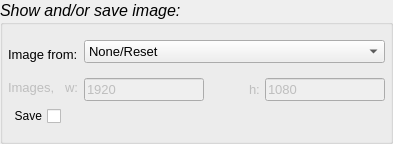
             <widget class="QGroupBox" name="groupBox_show_save_image">
              <property name="sizePolicy">
               <sizepolicy hsizetype="Expanding" vsizetype="Preferred">
                <horstretch>0</horstretch>
                <verstretch>0</verstretch>
               </sizepolicy>
              </property>
              <property name="font">
               <font>
                <pointsize>12</pointsize>
                <italic>true</italic>
               </font>
              </property>
              <property name="title">
               <string>Show and/or save image:</string>
              </property>
              <layout class="QGridLayout" name="gridLayout">
               <property name="leftMargin">
                <number>5</number>
               </property>
               <property name="topMargin">
                <number>15</number>
               </property>
               <property name="rightMargin">
                <number>5</number>
               </property>
               <property name="bottomMargin">
                <number>15</number>
               </property>
               <property name="spacing">
                <number>5</number>
               </property>
               <item row="1" column="0">
                <layout class="QVBoxLayout" name="verticalLayout_18">
                 <item>
                  <layout class="QHBoxLayout" name="horizontalLayout_26">
                   <item>
                    <layout class="QVBoxLayout" name="verticalLayout_8">
                     <item>
                      <widget class="QLabel" name="label_images_from">
                       <property name="font">
                        <font>
                         <pointsize>10</pointsize>
                         <italic>false</italic>
                        </font>
                       </property>
                       <property name="text">
                        <string>Image from:</string>
                       </property>
                      </widget>
                     </item>
                     <item>
                      <widget class="QLabel" name="label_image_w_h">
                       <property name="enabled">
                        <bool>false</bool>
                       </property>
                       <property name="font">
                        <font>
                         <pointsize>10</pointsize>
                         <italic>false</italic>
                        </font>
                       </property>
                       <property name="toolTip">
                        <string>Set the resolution of the images
Use for render images</string>
                       </property>
                       <property name="text">
                        <string>Images,   w:</string>
                       </property>
                      </widget>
                     </item>
                    </layout>
                   </item>
                   <item>
                    <layout class="QVBoxLayout" name="verticalLayout_7">
                     <item>
                      <widget class="QComboBox" name="comboBox_Images">
                       <property name="font">
                        <font>
                         <pointsize>10</pointsize>
                         <italic>false</italic>
                        </font>
                       </property>
                       <property name="toolTip">
                        <string>Select the scene type.
Use None/Reset to clear the settings.
Color 3D preview only works in FreeCAD-Link.
For Render 3D preview, install Render WB.</string>
                       </property>
                       <property name="layoutDirection">
                        <enum>Qt::LeftToRight</enum>
                       </property>
                       <item>
                        <property name="text">
                         <string>None/Reset</string>
                        </property>
                       </item>
                       <item>
                        <property name="text">
                         <string>BW 3D view</string>
                        </property>
                       </item>
                       <item>
                        <property name="text">
                         <string>Color 3D view</string>
                        </property>
                       </item>
                       <item>
                        <property name="text">
                         <string>Render 3D view</string>
                        </property>
                       </item>
                      </widget>
                     </item>
                     <item>
                      <spacer name="verticalSpacer">
                       <property name="orientation">
                        <enum>Qt::Vertical</enum>
                       </property>
                       <property name="sizeType">
                        <enum>QSizePolicy::Fixed</enum>
                       </property>
                       <property name="sizeHint" stdset="0">
                        <size>
                         <width>20</width>
                         <height>10</height>
                        </size>
                       </property>
                      </spacer>
                     </item>
                     <item>
                      <layout class="QHBoxLayout" name="horizontalLayout_25">
                       <item>
                        <widget class="QLineEdit" name="lineEdit_width">
                         <property name="enabled">
                          <bool>false</bool>
                         </property>
                         <property name="sizePolicy">
                          <sizepolicy hsizetype="Maximum" vsizetype="Fixed">
                           <horstretch>0</horstretch>
                           <verstretch>0</verstretch>
                          </sizepolicy>
                         </property>
                         <property name="maximumSize">
                          <size>
                           <width>120</width>
                           <height>16777215</height>
                          </size>
                         </property>
                         <property name="font">
                          <font>
                           <pointsize>10</pointsize>
                           <italic>false</italic>
                          </font>
                         </property>
                         <property name="toolTip">
                          <string>Set the width in pixels of the image
Use for render images</string>
                         </property>
                         <property name="text">
                          <string>1920</string>
                         </property>
                        </widget>
                       </item>
                       <item>
                        <spacer name="horizontalSpacer_3">
                         <property name="orientation">
                          <enum>Qt::Horizontal</enum>
                         </property>
                         <property name="sizeHint" stdset="0">
                          <size>
                           <width>40</width>
                           <height>20</height>
                          </size>
                         </property>
                        </spacer>
                       </item>
                       <item>
                        <widget class="QLabel" name="label_h">
                         <property name="enabled">
                          <bool>false</bool>
                         </property>
                         <property name="font">
                          <font>
                           <pointsize>10</pointsize>
                           <italic>false</italic>
                          </font>
                         </property>
                         <property name="text">
                          <string>h:</string>
                         </property>
                        </widget>
                       </item>
                       <item>
                        <widget class="QLineEdit" name="lineEdit_height">
                         <property name="enabled">
                          <bool>false</bool>
                         </property>
                         <property name="sizePolicy">
                          <sizepolicy hsizetype="Maximum" vsizetype="Fixed">
                           <horstretch>0</horstretch>
                           <verstretch>0</verstretch>
                          </sizepolicy>
                         </property>
                         <property name="maximumSize">
                          <size>
                           <width>120</width>
                           <height>16777215</height>
                          </size>
                         </property>
                         <property name="font">
                          <font>
                           <pointsize>10</pointsize>
                           <italic>false</italic>
                          </font>
                         </property>
                         <property name="toolTip">
                          <string>Set the height in pixels of the image
Use for render images</string>
                         </property>
                         <property name="text">
                          <string>1080</string>
                         </property>
                        </widget>
                       </item>
                      </layout>
                     </item>
                    </layout>
                   </item>
                  </layout>
                 </item>
                 <item>
                  <layout class="QHBoxLayout" name="horizontalLayout_27">
                   <item>
                    <widget class="QCheckBox" name="checkBox_Save_to">
                     <property name="enabled">
                      <bool>true</bool>
                     </property>
                     <property name="font">
                      <font>
                       <pointsize>9</pointsize>
                       <italic>false</italic>
                      </font>
                     </property>
                     <property name="toolTip">
                      <string>Enable it to save the images created</string>
                     </property>
                     <property name="layoutDirection">
                      <enum>Qt::RightToLeft</enum>
                     </property>
                     <property name="text">
                      <string>Save</string>
                     </property>
                    </widget>
                   </item>
                   <item>
                    <spacer name="horizontalSpacer_6">
                     <property name="orientation">
                      <enum>Qt::Horizontal</enum>
                     </property>
                     <property name="sizeHint" stdset="0">
                      <size>
                       <width>40</width>
                       <height>20</height>
                      </size>
                     </property>
                    </spacer>
                   </item>
                  </layout>
                 </item>
                </layout>
               </item>
              </layout>
             </widget>
